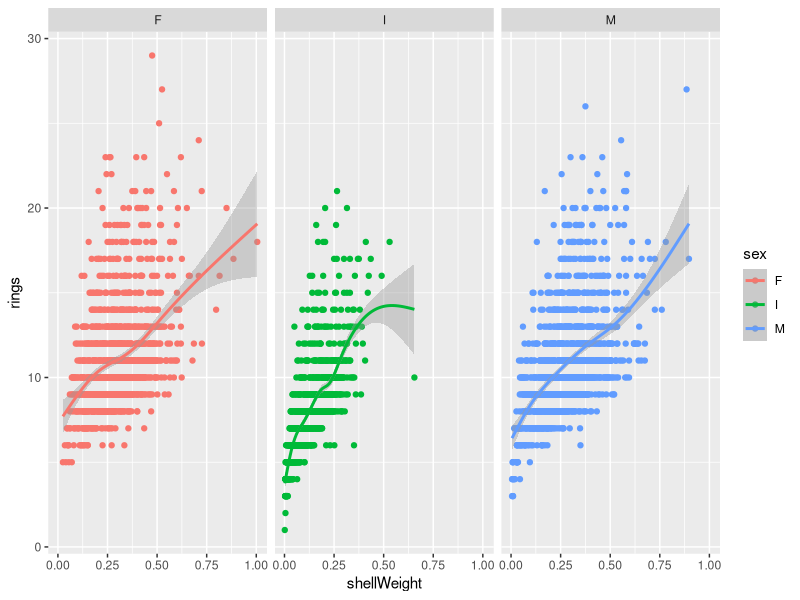

Write R code to recreate this figure.
## ---- chunk 1
# set up knitr options for all code chunks
knitr::opts_chunk$set(echo = FALSE)
knitr::opts_chunk$set(message = FALSE)
knitr::opts_chunk$set(warning = FALSE)
knitr::opts_chunk$set(error = FALSE)

# load packages needed for code chunks
library(readr)
library(tibble)
library(dplyr)
library(ggplot2)

# import abalone.csv dataset
# use read_csv()
# function from readr to import data
abalone <- read_csv("abalone.csv")
## ---- chunk 2
# get a glimpse of the data
# use glimpse() function from tibble package
glimpse(abalone)
## ---- chunk 3
# select a few variables
# and get summary stats
abalone %>% 
  select(length, diameter, height) %>% 
  summary()
## ---- chunk 4
# make plot of number of rings by shellWeight
ggplot(abalone, aes(shellWeight, rings, color=sex)) +
  geom_point() +
  facet_wrap(vars(sex)) +
  geom_smooth()
## ---- chunk 5
model1 <- lm(rings ~ shellWeight, data=abalone)
sum_model1 <- summary(model1)
knitr::kable(sum_model1$coefficients)
